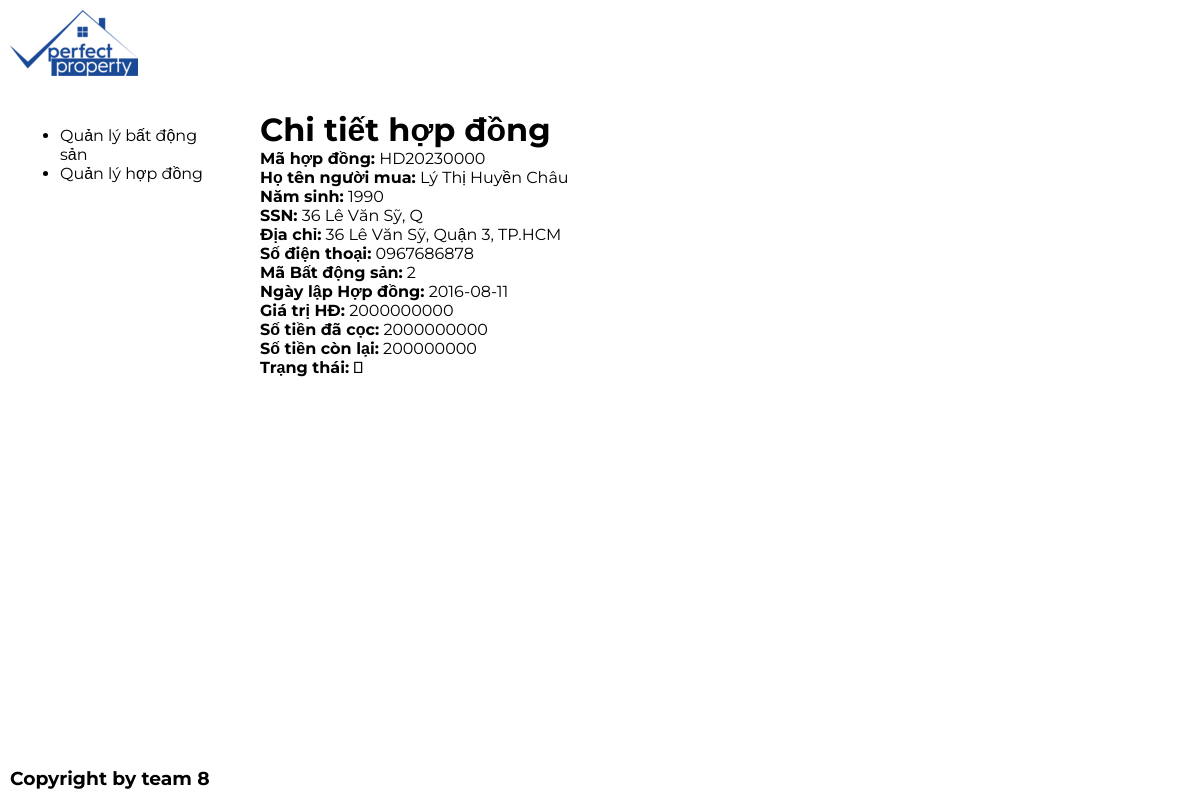
Page /view_contract.php?id=1 on the committed database.
### tables this page shows
CREATE TABLE `full_contractg` (
  `ID` int(11) NOT NULL,
  `Full_Contract_Code` varchar(10) DEFAULT NULL,
  `Customer_Name` text NOT NULL,
  `Year_Of_Birth` int(11) DEFAULT NULL,
  `SSN` varchar(15) NOT NULL,
  `Customer_Address` varchar(100) DEFAULT NULL,
  `Mobile` varchar(15) DEFAULT NULL,
  `Property_ID` int(11) NOT NULL,
  `Date_Of_Contract` date DEFAULT NULL,
  `Price` int(18) DEFAULT NULL,
  `Deposit` int(18) DEFAULT NULL,
  `Remain` int(18) DEFAULT NULL,
  `Status` text NOT NULL
);

### view_contract.php (the view, shortened to what this page needs)
<!DOCTYPE html>
<html lang="en">
<head>
    <link rel="stylesheet" type="text/css" href="style.css" />
</head>
<body>
    <header>
        <div class="logo-container">
            <img src="PPCLogo-128-128.png" alt="Logo của bạn">
        </div>
    </header>
    <div class="content">
        <aside>
            <ul>
                <li>Quản lý bất động sản</li>
                <li>Quản lý hợp đồng</li>
            </ul>
        </aside>
        <main>
            <?php
            if (isset($_GET['id'])) {
                $contract_id = $_GET['id'];
                $conn = new mysqli("localhost", "root", "", "quanlybds");
                $sql = "SELECT * FROM full_contractg WHERE ID = $contract_id";
                $result = $conn->query($sql);
                if ($result->num_rows > 0) {
                    $row = $result->fetch_assoc();
                    echo "<h1>Chi tiết hợp đồng</h1>";
                    echo "<p><strong>Mã hợp đồng:</strong> {$row['Full_Contract_Code']}</p>";
                    echo "<p><strong>Họ tên người mua:</strong> {$row['Customer_Name']}</p>";
                    echo "<p><strong>Năm sinh:</strong> {$row['Year_Of_Birth']}</p>";
                    echo "<p><strong>SSN:</strong> {$row['SSN']}</p>";
                    echo "<p><strong>Địa chỉ:</strong> {$row['Customer_Address']}</p>";
                    echo "<p><strong>Số điện thoại:</strong> {$row['Mobile']}</p>";
                    echo "<p><strong>Mã Bất động sản:</strong> {$row['Property_ID']}</p>";
                    echo "<p><strong>Ngày lập Hợp đồng:</strong> {$row['Date_Of_Contract']}</p>";
                    echo "<p><strong>Giá trị HĐ:</strong> {$row['Price']}</p>";
                    echo "<p><strong>Số tiền đã cọc:</strong> {$row['Price']}</p>";
                    echo "<p><strong>Số tiền còn lại:</strong> {$row['Deposit']}</p>";
                    echo "<p><strong>Trạng thái:</strong> {$row['Status']}</p>";
                } else {
                    echo "<p>No contract found with the provided ID</p>";
                }
            } else {
                echo "<p>Contract ID not provided in the URL</p>";
            }
            ?>
        </main>
    </div>
    <footer>
        <h3>Copyright by team 8</h3>
    </footer>
</body>
</html>

### style.css (style rules this page uses)
body, h1, h2, h3, p { font-family: 'Montserrat', sans-serif; margin: 0; padding: 0; }
body { display: flex; flex-direction: column; height: 100vh; }
header { background-color:white; padding: 10px; display: flex; justify-content: space-between; align-items: center; }
.content { display: flex; flex: 1; }
aside { background-color:white; padding: 20px; width: 200px; }
main { background-color:white; flex: 1; padding: 20px; }
footer { background-color:white; text-align: left; padding: 10px; }

### rows in the picture
full_contractg: Full_Contract_Code "HD20230000", Customer_Name "Lý Thị Huyền Châu", Year_Of_Birth "1990", SSN "36 Lê Văn Sỹ, Q", Customer_Address "36 Lê Văn Sỹ, Quận 3, TP.HCM", Mobile "0967686878", Property_ID "2", Date_Of_Contract "2016-08-11", Price "2000000000", Deposit "200000000", Status "\u0001"
